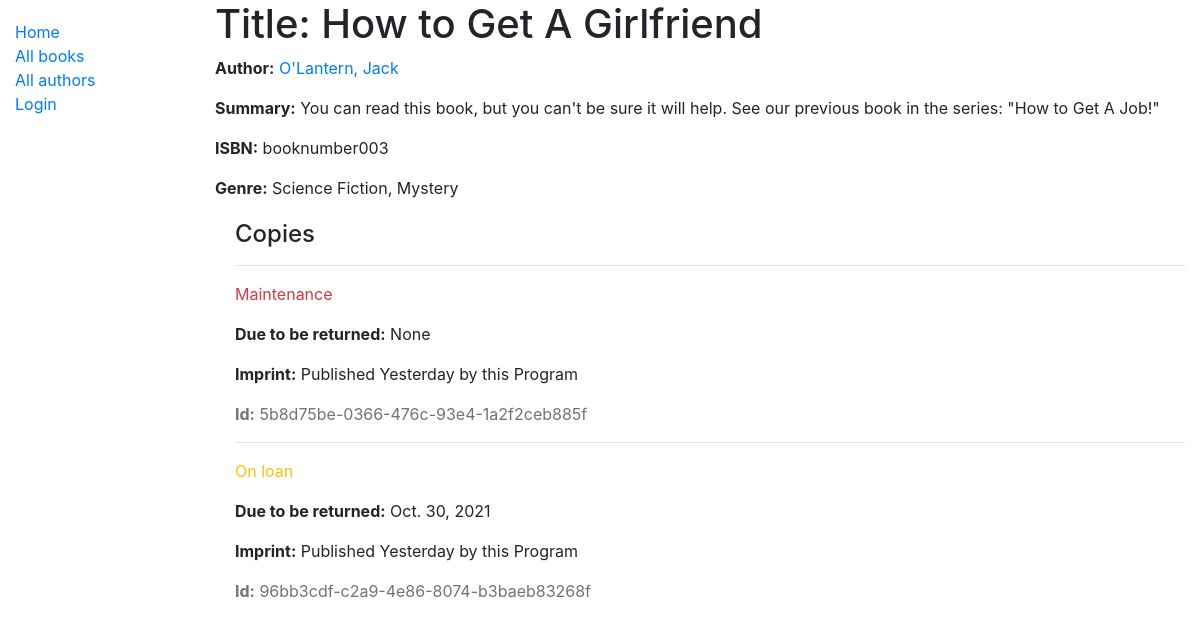
/catalog/book/3, run on the app's committed database.
### catalog/models.py (models this page shows, shortened)
class Book(models.Model):
    title = models.CharField(max_length=200)
    author = models.ForeignKey('Author', on_delete=models.SET_NULL, null=True)
    summary = models.TextField(max_length=1000, help_text='Enter a brief description of the book')
    isbn = models.CharField('ISBN', max_length=13, unique=True,
                             help_text='13 Character <a href="https://www.isbn-international.org/content/what-isbn">ISBN number</a>')
    genre = models.ManyToManyField(Genre, help_text='Select a genre for this book')
    def display_genre(self):
        """Create a string for the Genre. This is required to display genre in Admin."""
        return ', '.join(genre.name for genre in self.genre.all()[:3])
    display_genre.short_description = 'Genre'

class Author(models.Model):
    first_name = models.CharField(max_length=100)
    last_name = models.CharField(max_length=100)
    date_of_birth = models.DateField(null=True, blank=True)
    date_of_death = models.DateField('Died', null=True, blank=True)
    class Meta:
        ordering = ['last_name', 'first_name']
    def get_absolute_url(self):
        return reverse('author-detail', args=[str(self.id)])
    def __str__(self):
        return f'{self.last_name}, {self.first_name}'

class Genre(models.Model):
    name = models.CharField(max_length=200, help_text='Enter a book genre (e.g. Science Fiction)')
    def __str__(self):
        return self.name

class BookInstance(models.Model):
    id = models.UUIDField(primary_key=True, default=uuid.uuid4, help_text='Unique ID for this particular book across whole library')
    book = models.ForeignKey('Book', on_delete=models.RESTRICT, null=True)
    imprint = models.CharField(max_length=200)
    due_back = models.DateField(null=True, blank=True)
    LOAN_STATUS = (
        ('m', 'Maintenance'),
        ('o', 'On loan'),
        ('a', 'Available'),
        ('r', 'Reserved'),
    )
    status = models.CharField(
        max_length=1,
        choices=LOAN_STATUS,
        blank=True,
        default='m',
        help_text='Book availability',
    )
    borrower = models.ForeignKey(User, on_delete=models.SET_NULL, null=True, blank=True)
    class Meta:
        ordering = ['due_back']
        permissions = (("can_mark_returned", "Set book as returned"),)

### catalog/views.py (the view)
# urls.py: path('book/<int:pk>', views.BookDetailView.as_view(), name='book-detail'),
class BookDetailView(generic.DetailView):
    model = Book

### catalog/templates/catalog/book_detail.html
{% extends "base_generic.html" %}
{% block content %}
  <h1>Title: {{ book.title }}</h1>
  <p><strong>Author:</strong> <a href="{{ book.author.get_absolute_url }}">{{ book.author }}</a></p>
  <p><strong>Summary:</strong> {{ book.summary }}</p>
  <p><strong>ISBN:</strong> {{ book.isbn }}</p>
  <p><strong>Genre:</strong> {{ book.genre.all|join:", " }}</p>
  <div style="margin-left:20px;margin-top:20px">
    <h4>Copies</h4>
    {% for copy in book.bookinstance_set.all %}
      <hr>
      <p class="{% if copy.status == 'a' %}text-success{% elif copy.status == 'm' %}text-danger{% else %}text-warning{% endif %}">
        {{ copy.get_status_display }}
      </p>
      {% if copy.status != 'a' %}
        <p><strong>Due to be returned:</strong> {{ copy.due_back }}</p>
      {% endif %}
      <p><strong>Imprint:</strong> {{ copy.imprint }}</p>
      <p class="text-muted"><strong>Id:</strong> {{ copy.id }}</p>
    {% endfor %}
  </div>
{% endblock %}

### data on the page
Book: title "How to Get A Girlfriend", author "O'Lantern, Jack", summary "You can read this book, but you can't be sure it will help. See our previous book in the series: \"How to Get A Job!\"", isbn "booknumber003", genre.all "Science Fiction, Mystery"
BookInstance: status "Maintenance", due_back "None", imprint "Published Yesterday by this Program", id "5b8d75be-0366-476c-93e4-1a2f2ceb885f"
BookInstance: status "On loan", due_back "Oct. 30, 2021", imprint "Published Yesterday by this Program", id "96bb3cdf-c2a9-4e86-8074-b3baeb83268f"
